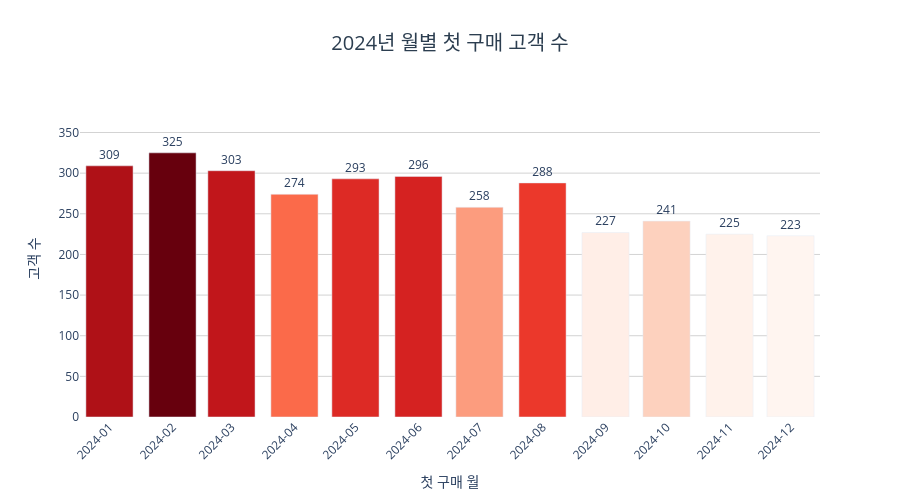

The cell this chart's notebook holds for it:
### Code cell
fig = go.Figure()
fig.add_trace(go.Bar(
    x=first_purchase_monthly_counts['first_purchase_month'],
    y=first_purchase_monthly_counts['counts'],
    text=first_purchase_monthly_counts['counts'],
    textposition='outside',
    marker=dict(color=first_purchase_monthly_counts['counts'], colorscale='Reds', showscale=False)
))

y_max = first_purchase_monthly_counts['counts'].max()

fig.update_layout(
    title=dict(text='2024년 월별 첫 구매 고객 수', x=0.5, xanchor='center', font=dict(size=20, color='#2c3e50')),
    xaxis_title='첫 구매 월',
    yaxis_title='고객 수',
    xaxis=dict(
        tickmode='array',
        tickvals=first_purchase_monthly_counts['first_purchase_month'],
        ticktext=[d.strftime('%Y-%m') for d in first_purchase_monthly_counts['first_purchase_month']],
        tickangle=-45
    ),
    plot_bgcolor='white',
    yaxis=dict(showgrid=True, gridcolor='lightgray', range=[0, y_max * 1.2]),
    height=500
)

fig.show()

### Figure 1 — Plotly figure (JSON) as saved in the notebook; plotly's stock layout.template omitted (floating-point values rounded to 4 significant figures)
{"data": [{"marker": {"color": [309, 325, 303, 274, 293, 296, 258, 288, 227, 241, 225, 223], "colorscale": [[0, "rgb(255,245,240)"], [0.125, "rgb(254,224,210)"], [0.25, "rgb(252,187,161)"], [0.375, "rgb(252,146,114)"], [0.5, "rgb(251,106,74)"], [0.625, "rgb(239,59,44)"], [0.75, "rgb(203,24,29)"], [0.875, "rgb(165,15,21)"], [1, "rgb(103,0,13)"]], "showscale": false}, "text": [309.0, 325.0, 303.0, 274.0, 293.0, 296.0, 258.0, 288.0, 227.0, 241.0, 225.0, 223.0], "textposition": "outside", "type": "bar", "x": ["2024-01-01T00:00:00.000000000", "2024-02-01T00:00:00.000000000", "2024-03-01T00:00:00.000000000", "2024-04-01T00:00:00.000000000", "2024-05-01T00:00:00.000000000", "2024-06-01T00:00:00.000000000", "2024-07-01T00:00:00.000000000", "2024-08-01T00:00:00.000000000", "2024-09-01T00:00:00.000000000", "2024-10-01T00:00:00.000000000", "2024-11-01T00:00:00.000000000", "2024-12-01T00:00:00.000000000"], "y": [309, 325, 303, 274, 293, 296, 258, 288, 227, 241, 225, 223]}], "layout": {"height": 500, "plot_bgcolor": "white", "title": {"font": {"color": "#2c3e50", "size": 20}, "text": "2024년 월별 첫 구매 고객 수", "x": 0.5, "xanchor": "center"}, "xaxis": {"tickangle": -45, "tickmode": "array", "ticktext": ["2024-01", "2024-02", "2024-03", "2024-04", "2024-05", "2024-06", "2024-07", "2024-08", "2024-09", "2024-10", "2024-11", "2024-12"], "tickvals": ["2024-01-01T00:00:00.000000000", "2024-02-01T00:00:00.000000000", "2024-03-01T00:00:00.000000000", "2024-04-01T00:00:00.000000000", "2024-05-01T00:00:00.000000000", "2024-06-01T00:00:00.000000000", "2024-07-01T00:00:00.000000000", "2024-08-01T00:00:00.000000000", "2024-09-01T00:00:00.000000000", "2024-10-01T00:00:00.000000000", "2024-11-01T00:00:00.000000000", "2024-12-01T00:00:00.000000000"], "title": {"text": "첫 구매 월"}}, "yaxis": {"gridcolor": "lightgray", "range": [0, 390], "showgrid": true, "title": {"text": "고객 수"}}}}
